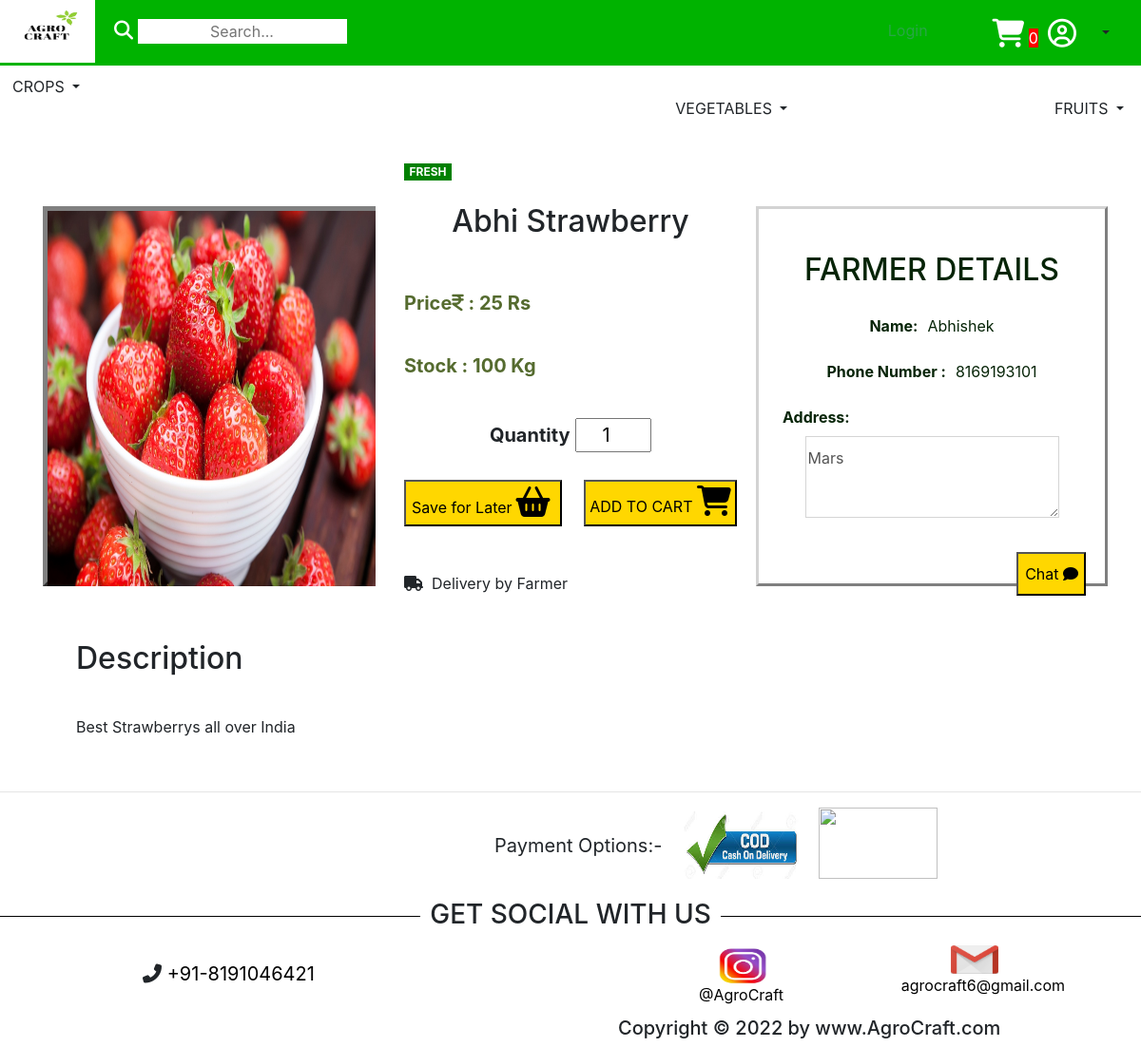
Page /BuyerPortal/BuyerProductDetails.php?id=31 on the earlier database version.
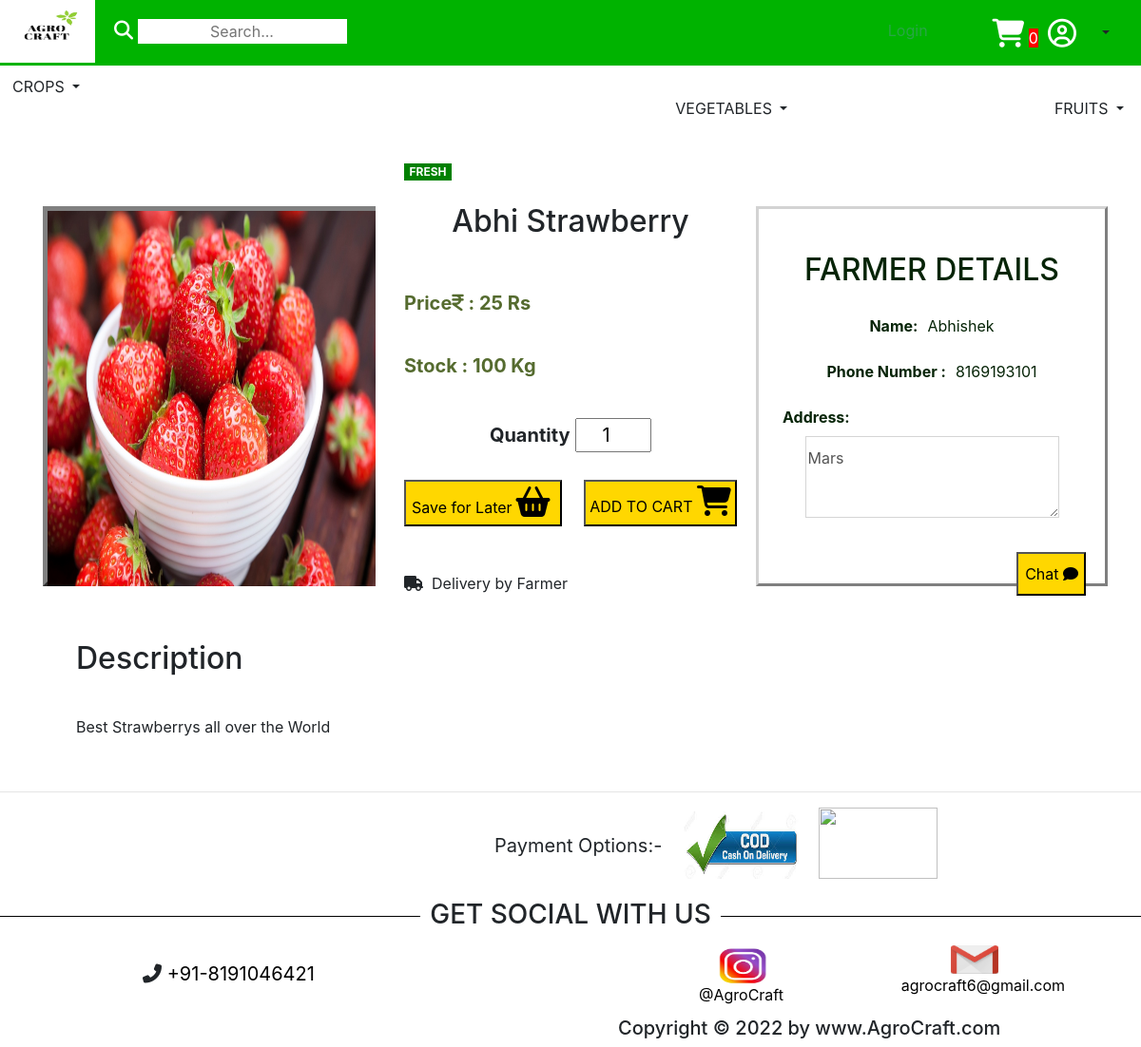
Same page on the later database version.
### tables this page shows
CREATE TABLE `products` (
  `product_id` int(100) NOT NULL,
  `farmer_fk` int(255) NOT NULL,
  `product_title` varchar(100) NOT NULL,
  `product_cat` varchar(100) NOT NULL,
  `product_type` varchar(100) NOT NULL,
  `product_expiry` varchar(25) NOT NULL,
  `product_image` text NOT NULL,
  `product_stock` int(100) NOT NULL,
  `product_price` int(100) NOT NULL,
  `product_desc` text NOT NULL,
  `product_keywords` text NOT NULL,
  `product_delivery` varchar(5) NOT NULL
);

### BuyerPortal/BuyerProductDetails.php (shortened to what the changed rows need)
<!-- <?php
     include("../Functions/functions.php");
     ?> -->
<!DOCTYPE html>
<html>
<head>
     <link rel="stylesheet" href="https://cdnjs.cloudflare.com/ajax/libs/font-awesome/4.7.0/css/font-awesome.min.css">
     <link rel="stylesheet" href="../portal_files/bootstrap.min.css">
</head>
<body>
     <div>
          <?php
          if (isset($_GET['id'])) {
               global $con;
               $product_id  = $_GET['id'];
               $query = "select * from products where product_id = $product_id";
               $run_query = mysqli_query($con, $query);
               echo "<br>";
               while ($rows = mysqli_fetch_array($run_query)) {
                    $farmer_fk = $rows['farmer_fk'];
                    $product_title = $rows['product_title'];
                    $product_image = $rows['product_image'];
                    $product_price = $rows['product_price'];
                    $product_stock = $rows['product_stock'];
                    $product_delivery = $rows['product_delivery'];
                    $product_desc = $rows['product_desc'];
                    if ($product_delivery == "yes") {
                         $product_delivery = "Delivery by Farmer";
                    } else {
                         $product_delivery = "Delivery by Farmer Not Available";
                    }
                    $querya = "select * from farmerregistration where farmer_id = $farmer_fk";
                    $runa_query = mysqli_query($con, $querya);
                    echo "<br>";
                    while ($rows = mysqli_fetch_array($runa_query)) {
                         $name = $rows['farmer_name'];
                         $phone = $rows['farmer_phone'];
                         $address = $rows['farmer_address'];
                         echo "<div class='container'>
                              <div class='row'>
                                   <div class='col-md-4'>
                                        <div id='carouselExampleControls' class='carousel slide' data-ride='carousel'>
                                             <div class='carousel-inner'>
                                                  <div class='carousel-item active'>
                                                       <div class='nice'> <img src='../Admin/product_images/$product_image' height=400px class='d-block w-100'></div>
                                                  </div>
                                             </div>
                                        </div>
                                   </div>
                                   <div class='col-md-4'>
                                        <label>
                                             <p class='newarrival text-center'>FRESH</p>
                                        </label>
                                        <div class='mid'>
                                             <h2> $product_title</h2>
                                        </div><br>
                                        <p class='price'>Price<i class='fa fa-rupee fa-1x'></i> : $product_price  Rs</p>
                                        <p class='price'>Stock : $product_stock Kg</p>
                                        <br>
                                        <form action = '' method = 'post'>
                                        <div class='mid'><label ><b>Quantity</b></label>
                                             <input type='number' style = 'width:80px;' name = 'quantity' value='1'>
                                        </div>
                                        <br><button type = 'submit' name = 'save' class='one'>Save for Later<i  style = 'padding:4px;padding-bottom:7px;' class='fa fa-shopping-basket fa-2x'></i></button>
                                        <div class='ri'><button type = 'submit' name = 'cart'  style = 'padding:4px;padding-bottom:7px;' class='addtocart'>ADD TO CART <i class='fa fa-shopping-cart fa-2x' style=' background-color:#FFD700'></i></button></a><br><br>
                                        </div><br>
                                        </form>
                                        <br><br><i class='fa fa-truck fa-1x'></i><label  style = 'padding-left:9px;' > $product_delivery</label>
                                   </div>
                                   <div class='box'><br>
                                        <h2> FARMER DETAILS </h2>
                                        <label><b> Name: </b></label><label style = 'padding-left:10px;'>$name</label><br>
                                        <label><b>  Phone Number :  </b> </label><label style = 'padding-left:10px;'>$phone</label>
                                        <br><label>
                                             <div class='midd'>
                                                  <div class='midone'><b  style = 'padding-right:10px;' >Address:</b></div><textarea style = 'background-color:transparent' disabled cols='24'>$address</textarea>
                                             </div>
                                        </label><label></label>
                                        <a href = '../ChatSystem/index.php'><button class='doing' style = 'padding-left:7px;'>Chat <i class='fa fa-comment fa-1x'></i></button></a>
                                   </div>
                                   <div class='col-md-4'> <br>
                                        <div class='bye'>
                                             <p class='some'>
                                                  <h2> Description</h2>
                                             </p><br>
                                             <p>$product_desc</p><br>
                                        </div>
                                   </div>
                              </div>
                         </div>";
                    }
               }
          }
          ?>
          <br><br>
     </div>
</body>
</html>

Differences in the rows shown:
changed products "Abhi Strawberry": product_desc "Best Strawberrys all over India" → "Best Strawberrys all over the World"
